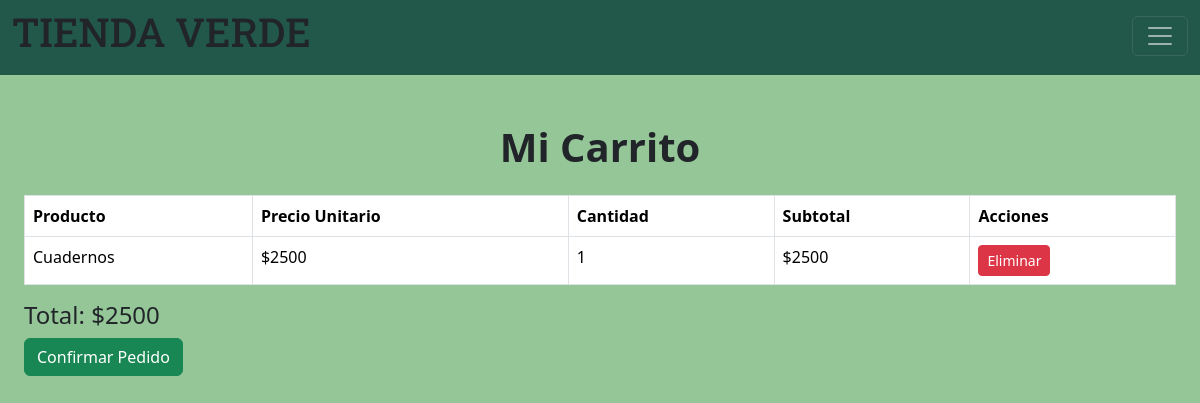
Screenshot of /carrito/ (signed in) with the database file from the repository.
### core/models.py (models this page shows, shortened)
class CarritoProducto(models.Model):
    carrito = models.ForeignKey(Carrito, on_delete=models.CASCADE, related_name="productos")
    producto = models.ForeignKey(Producto, on_delete=models.CASCADE)
    cantidad = models.PositiveIntegerField(default=1)
    def subtotal(self):
        return self.cantidad * self.producto.precio

class Producto(models.Model):
    productoID = models.CharField(max_length=50, primary_key=True)
    nombre = models.CharField(max_length=100)
    precio = models.IntegerField()
    descripcion = models.TextField()
    imagen = models.ImageField(upload_to='productos/', null=True, blank=True)

### core/views.py (the view)
# urls.py: path('carrito/', ver_carrito, name='ver_carrito'),
@login_required
def ver_carrito(request):
    carrito, created = Carrito.objects.get_or_create(usuario=request.user)
    productos = carrito.productos.all()
    total = carrito.calcular_total()
    return render(request, 'core/carrito.html', {'productos_en_carrito': productos, 'total_carrito': total})

### core/models.py (called while the page is built)
    def calcular_total(self):
        return sum(item.subtotal() for item in self.productos.all())

### core/templates/core/carrito.html (shortened to what this page needs)
{% extends "core/base.html" %}
{% block content %}
<div class="container mt-5">
    <h1 class="text-center mb-4"><strong>Mi Carrito</strong></h1>
    {% if productos_en_carrito %}
        <table class="table table-bordered">
            <thead>
                <tr>
                    <th>Producto</th>
                    <th>Precio Unitario</th>
                    <th>Cantidad</th>
                    <th>Subtotal</th>
                    <th>Acciones</th>
                </tr>
            </thead>
            <tbody>
                {% for item in productos_en_carrito %}
                <tr>
                    <td>{{ item.producto.nombre }}</td>
                    <td>${{ item.producto.precio }}</td>
                    <td>{{ item.cantidad }}</td>
                    <td>${{ item.subtotal }}</td>
                    <td>
                        <form action="{% url 'eliminar_del_carrito' item.producto.productoID %}" method="POST" style="display: inline;">
                            <button type="submit" class="btn btn-danger btn-sm">Eliminar</button>
                        </form>
                    </td>
                </tr>
                {% endfor %}
            </tbody>
        </table>
        <h4 class="text-right">Total: ${{ total_carrito }}</h4>
        <form action="{% url 'confirmar_pedido' %}" method="post">
            <button type="submit" class="btn btn-success">Confirmar Pedido</button>
        </form>
    {% else %}
        <p class="text-center">Tu carrito está vacío.</p>
    {% endif %}
</div>
{% endblock %}

### core/static/core/estilos.css (style rules this page uses)
* { margin: 0; padding: 0; }
body { background-color: #95C697 }
.container { max-width: 1200px; margin: 0 auto; }

### rows the page displays
CarritoProducto: producto.nombre "Cuadernos", producto.precio "2500", cantidad "1", subtotal "2500"

### other values shown
{{ total_carrito }} "2500"
